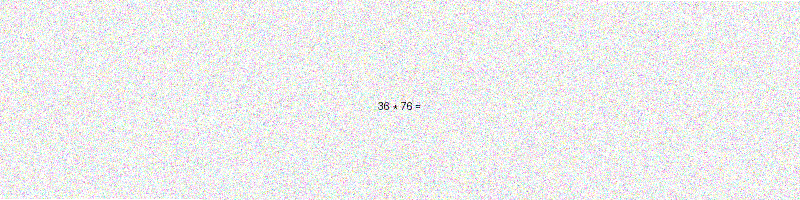
#> input picture ai-service/training_images/equation_000_var_1.png, 800 x 200 px
$ python -i improved_ocr_service.py   (imports and definitions only)
#> lines starting #> are read from the running program, lines starting #| are printed output that depends on the picture
#!/usr/bin/env python3

import cv2
import numpy as np
import pytesseract
from PIL import Image, ImageDraw, ImageFont
import re
import json
import os
from typing import List, Dict, Tuple

class ImprovedOCRService:
    def __init__(self):
        self.number_corrections = self.build_comprehensive_corrections()
        self.tesseract_configs = self.get_optimized_configs()

    def build_comprehensive_corrections(self) -> Dict[str, str]:
        """Build comprehensive correction mappings for math OCR"""
        corrections = {
            # Numbers - most common OCR errors
            'O': '0', 'o': '0', 'Q': '0', 'D': '0', 'U': '0', 'u': '0',
            'I': '1', 'l': '1', '|': '1', 'i': '1', 'j': '1', 'J': '1',
            'Z': '2', 'z': '2', 'S': '2', 's': '2',
            'E': '3', 'e': '3', 'B': '3', 'b': '3',
            'A': '4', 'a': '4', 'h': '4', 'H': '4',
            'S': '5', 's': '5', '$': '5',
            'G': '6', 'g': '6', 'b': '6',
            'T': '7', 't': '7', 'L': '7', 'l': '7',
            'B': '8', 'b': '8', 'g': '8',
            'g': '9', 'q': '9', 'p': '9',

            # Letters in math context
            'r': 'x', 'R': 'X', 'n': 'x', 'N': 'X',
            'm': 'x', 'M': 'X', 'w': 'x', 'W': 'X',

            # Operators
            '—': '-', '–': '-', '−': '-', '_': '-',
            '×': '*', 'x': '*', 'X': '*',
            '÷': '/', ':': '/', '\\': '/',
            '=': '=', '≡': '=', '==': '=',

            # Symbols
            '²': '^2', '³': '^3', '^': '^',
            '½': '1/2', '¼': '1/4', '¾': '3/4',
            '(': '(', ')': ')', '[': '(', ']': ')',
        }
        return corrections

    def get_optimized_configs(self) -> List[str]:
        """Get optimized Tesseract configurations for math OCR"""
        return [
            '--psm 6 -c tessedit_char_whitelist=0123456789+-*/=xX()[]{}^²³½¼¾',
            '--psm 7 -c tessedit_char_whitelist=0123456789+-*/=xX()[]{}^²³½¼¾',
            '--psm 8 -c tessedit_char_whitelist=0123456789+-*/=xX()[]{}^²³½¼¾',
            '--psm 13 -c tessedit_char_whitelist=0123456789+-*/=xX()[]{}^²³½¼¾',
            '--psm 6',
            '--psm 7',
            '--psm 8',
            '--psm 13',
        ]

    def preprocess_image_advanced(self, image: Image.Image) -> Image.Image:
        """Advanced image preprocessing specifically for math OCR"""
        # Convert to numpy array
        img_array = np.array(image)

        # Convert to grayscale if needed
        if len(img_array.shape) == 3:
            img_array = cv2.cvtColor(img_array, cv2.COLOR_RGB2GRAY)
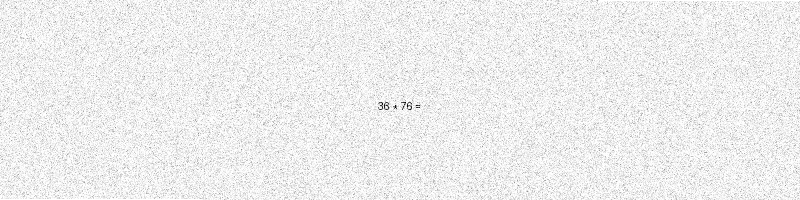
#> img_array: shape (200, 800); min 0, max 255, mean 237.4

        # Resize image for better OCR (Tesseract works better with larger images)
        height, width = img_array.shape
#> height = 200; width = 800
        if width < 400:
            scale_factor = 400 / width
            new_width = int(width * scale_factor)
            new_height = int(height * scale_factor)
            img_array = cv2.resize(img_array, (new_width, new_height), interpolation=cv2.INTER_CUBIC)

        # Apply bilateral filter to reduce noise while preserving edges
        img_array = cv2.bilateralFilter(img_array, 9, 75, 75)

        # Apply adaptive thresholding for better contrast
        img_array = cv2.adaptiveThreshold(
            img_array, 255, cv2.ADAPTIVE_THRESH_GAUSSIAN_C, cv2.THRESH_BINARY, 11, 2
        )
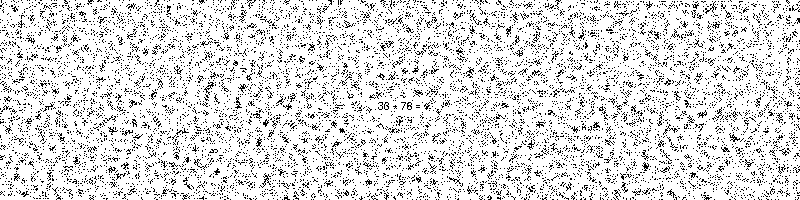
#> img_array: shape (200, 800); 86.1% white; black in thin lines or dots

        # Morphological operations to clean up the image
        kernel = np.ones((2, 2), np.uint8)
        img_array = cv2.morphologyEx(img_array, cv2.MORPH_CLOSE, kernel)
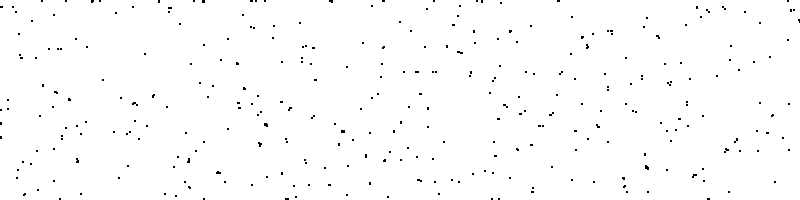
#> img_array: shape (200, 800); 99% white; black in thin lines or dots
        img_array = cv2.morphologyEx(img_array, cv2.MORPH_OPEN, kernel)
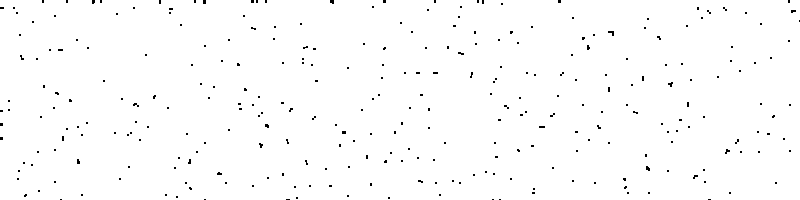
#> img_array: shape (200, 800); 99% white; black in thin lines or dots

        # Apply median filter to remove salt and pepper noise
        img_array = cv2.medianBlur(img_array, 3)
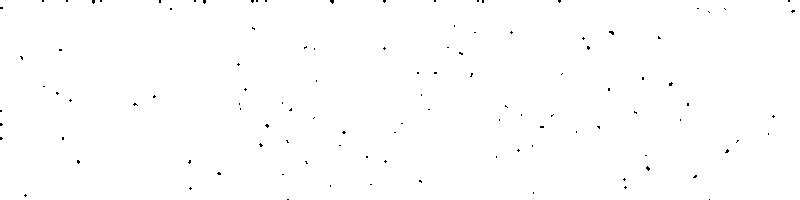
#> img_array: shape (200, 800); 99.7% white; black in thin lines or dots

        # Invert if needed (Tesseract works better with dark text on light background)
        if np.mean(img_array) < 127:
            img_array = cv2.bitwise_not(img_array)

        return Image.fromarray(img_array)

    # [190 lines left out: functions extract_text_with_confidence, clean_math_text_advanced, is_valid_math_expression, extract_text_from_canvas, test_on_simple_equations, not called in this run]

>>> import cv2
>>> picture = cv2.cvtColor(cv2.imread('training_images/equation_000_var_1.png'), cv2.COLOR_BGR2RGB)
>>> result = ImprovedOCRService().preprocess_image_advanced(picture)

$ run again, on ai-service/training_images/equation_001_var_2.png
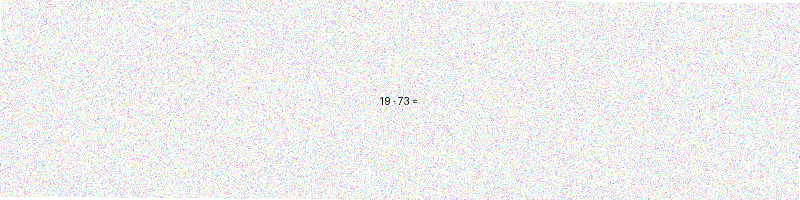
#> input picture ai-service/training_images/equation_001_var_2.png, 800 x 200 px
#> in preprocess_image_advanced, `img_array = cv2.adaptiveThreshold( img_array, 255, cv2.ADAPTIVE_THRESH..`:
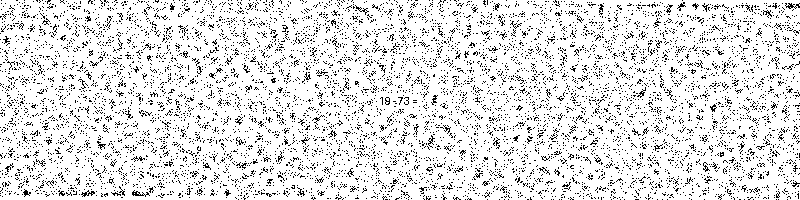
#> img_array: shape (200, 800); 88.2% white; black in thin lines or dots
#> in preprocess_image_advanced, `img_array = cv2.medianBlur(img_array, 3)`:
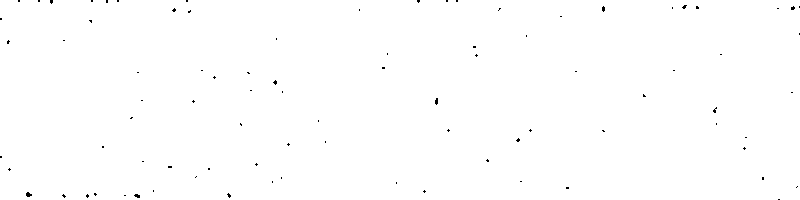
#> img_array: shape (200, 800); 99.7% white; black in thin lines or dots
